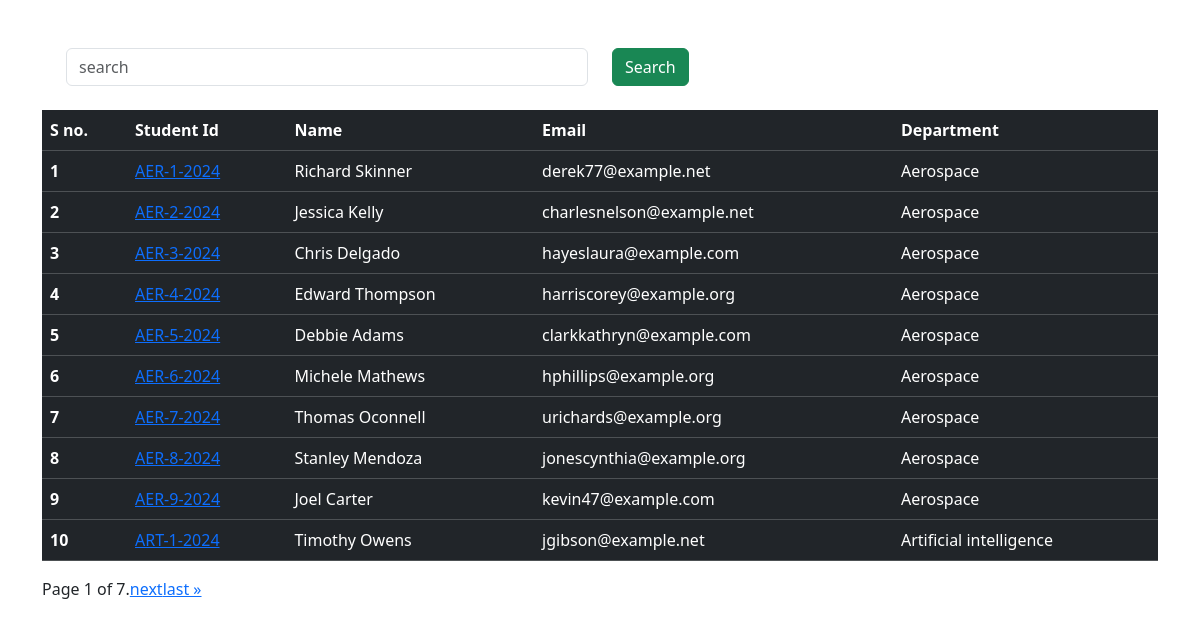
The page / on the database its author committed.
### student/models.py (models this page shows, shortened)
class Student(models.Model):
    student_id = models.OneToOneField(StudentID, related_name='studentid', on_delete=models.CASCADE)
    department = models.ForeignKey(Department, related_name='department',on_delete=models.CASCADE)
    student_name = models.CharField(max_length=100)
    student_email = models.EmailField(max_length=254, unique=True)
    student_age = models.IntegerField(default=18)
    student_address = models.TextField()

class StudentID(models.Model):
    student_id = models.CharField(max_length=100)
    def __str__(self):
        return self.student_id
    class Meta:
        ordering = ['student_id']

class Department(models.Model):
    department_name = models.CharField(max_length=100)
    def __str__(self) -> str:
        return self.department_name
    class Meta:
        ordering = ['department_name']

### student/views.py (the view)
# urls.py: path("",get_students, name='get_students'),
def get_students(request):
    students = Student.objects.all()
    search = request.GET.get('search')
    if search:
        students = Student.objects.filter(student_name__icontains = search)
    paginator = Paginator(students, 10)  # Show 25 contacts per page.
    page_number = request.GET.get("page",1)
    page_obj = paginator.get_page(page_number)
    return render(request,'index.html',{"students" : page_obj})

### templates/index.html (shortened to what this page needs)
<!doctype html>
<html lang="en">
  <head>
    <link href="https://cdn.jsdelivr.net/npm/bootstrap@5.3.3/dist/css/bootstrap.min.css" rel="stylesheet">
  </head>
  <body>
    <div class="container mt-5">
        <form class="m-4" >
            <div class="row">
                <div class="col-md-6 ">
                    <input type="text" name = "search" class="form-control" placeholder="search">
                </div>
                <div class="col-md-6 ">
                    <button class="btn btn-success">Search</button>
                </div>
            </div>
        </form>
        <table class="table table-dark">
            <thead>
              <tr>
                <th scope="col">S no.</th>
                <th scope="col">Student Id</th>
                <th scope="col">Name</th>
                <th scope="col">Email</th>
                <th scope="col">Department</th>
              </tr>
            </thead>
            <tbody>
                {% for student in students  %}
                <tr>
                    <th scope="row">{{forloop.counter}}</th>
                    <td><a href="{% url "get_student_marks" student.student_id %}"> {{ student.student_id }}</a></td>
                    <td>{{student.student_name}}</td>
                    <td>{{student.student_email}}</td>
                    <td>{{student.department}}</td>
                </tr>
                {% endfor %}
            </tbody>
          </table>
          <div>
            <nav aria-label="Page navigation example">
                <ul class="pagination">
                    <span class="current">
                        Page {{ students.number }} of {{ students.paginator.num_pages }}.
                    </span>
                    {% if students.has_next %}
                    <li class="page-item"><a href="?page={{ students.next_page_number }}">next</a></li>
                    <li class="page-item"><a href="?page={{ students.paginator.num_pages }}">last &raquo;</a></li>
                    {% endif %}
                </ul>
              </nav>
          </div>
        </div>
  </body>
</html>

### rows shown on the page
Student: student_id "AER-1-2024", student_name "Richard Skinner", student_email "derek77@example.net", department "Aerospace"
Student: student_id "AER-2-2024", student_name "Jessica Kelly", student_email "charlesnelson@example.net", department "Aerospace"
Student: student_id "AER-3-2024", student_name "Chris Delgado", student_email "hayeslaura@example.com", department "Aerospace"
Student: student_id "AER-4-2024", student_name "Edward Thompson", student_email "harriscorey@example.org", department "Aerospace"
Student: student_id "AER-5-2024", student_name "Debbie Adams", student_email "clarkkathryn@example.com", department "Aerospace"
Student: student_id "AER-6-2024", student_name "Michele Mathews", student_email "hphillips@example.org", department "Aerospace"
Student: student_id "AER-7-2024", student_name "Thomas Oconnell", student_email "urichards@example.org", department "Aerospace"
Student: student_id "AER-8-2024", student_name "Stanley Mendoza", student_email "jonescynthia@example.org", department "Aerospace"
Student: student_id "AER-9-2024", student_name "Joel Carter", student_email "kevin47@example.com", department "Aerospace"
Student: student_id "ART-1-2024", student_name "Timothy Owens", student_email "jgibson@example.net", department "Artificial intelligence"

### other values the page prints
{{ students.number }} "1"
{{ students.paginator.num_pages }} "7"
